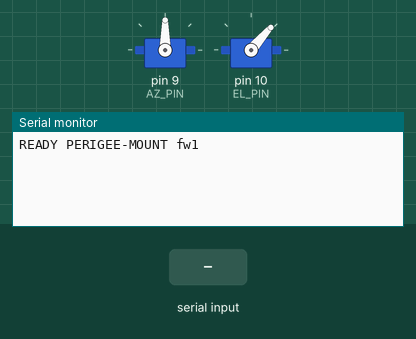
This sketch was run on a simulated Arduino Uno, built with avr-gcc and run on an emulated ATmega328P. Parts: 2 × servo, the last lines printed to the serial monitor. Inputs (shaded band) come from the test bench.

Above: at 1.2 s.
1.3 s: "PING,1\n" received over Serial
At 2.5 s:
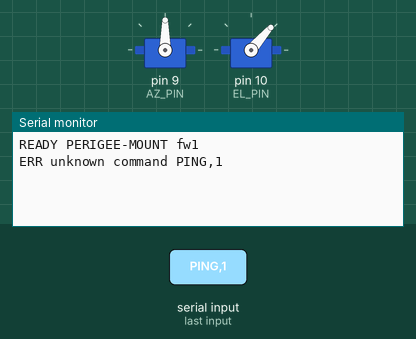
2.8 s: "ID,1\n" received over Serial
At 3.8 s:
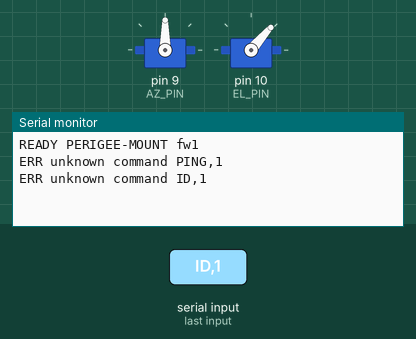
4.3 s: "GO,1\n" received over Serial
At 5.0 s:
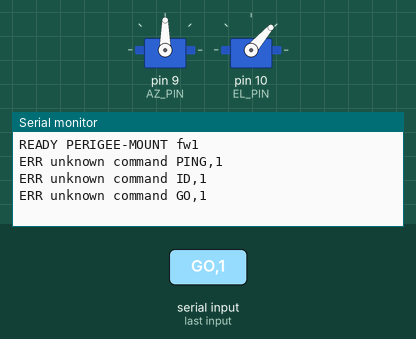

The sketch:

perigee_mount.ino
```cpp
/*
  PERIGEE mount firmware  (Arduino Uno on the rotating head)
  ------------------------------------------------------------
  Two goBILDA Stingray servo gearboxes in feedback mode:
    AZ  Stingray-4  3215-0001-0004   450 deg of travel   signal D9   feedback A0
    EL  Stingray-9  3215-0001-0009   200 deg of travel   signal D10  feedback A1
  plus an AS5600 magnetic encoder on the elevation axis (I2C, A4/A5) and the PC on the hardware serial
  (USB, or an HC-05 style Bluetooth SPP module on D0/D1 set to the same baud).

  Line protocol, ASCII, newline terminated, angles in mount-frame degrees (AZ 0..450, EL -5..185):
    PC -> mount                          mount -> PC
    PING                                 PONG
    ID                                   ID PERIGEE-MOUNT fw1 AZ 0-450 EL -5-185
    ?                                    one telemetry line
    GO az el                             OK GO az el        (ERR ... if out of range: clamped)
    AZ deg  /  EL deg                    OK AZ deg / OK EL deg
    STOP                                 OK STOP            (hold where the axes are now)
    PARK                                 OK PARK az el
    RATE az_dps el_dps                   OK RATE ...        (slew speed limits)
    TEL hz                               OK TEL hz          (telemetry rate, 0 = off)
    RAW AZ us  /  RAW EL us              OK RAW ...         (drive a raw pulse width: calibration only)
    telemetry:  T az_cmd el_cmd az_fb el_fb moving enc      az/el_fb from the feedback wires, enc = AS5600 raw
    on boot:    READY PERIGEE-MOUNT fw1

  The PC does all the sky geometry; this side only slews each axis toward its target at a limited rate
  so the servos never see a step. Positions are open loop (the pulse width IS the command on these
  servos); the feedback wires and the encoder are reported so the PC can watch the axes actually move.

  CALIBRATION (do once, with RAW and the telemetry):
    * PULSE_MIN/PULSE_MAX: pulse widths at the ends of travel for each gearbox (goBILDA: 500..2500 us
      covers the full programmed travel; adjust if the servo was programmed differently).
    * FB_MIN/FB_MAX: the analogRead() values on the feedback wire at those same ends (the wire gives a
      voltage proportional to position; measure both ends with RAW AZ 500 / RAW AZ 2500 and note enc/fb).
    * EL_OFFSET: mount elevation = gearbox angle - EL_OFFSET (5 -> the -5 deg end is at pulse min).
    * The PC's control.toml holds the one sky calibration (az_center_bearing_deg); nothing here.
*/
#include <Servo.h>
#include <Wire.h>

#define BAUD 115200
#define AZ_PIN 9
#define EL_PIN 10
#define AZ_FB_PIN A0
#define EL_FB_PIN A1

const float AZ_TRAVEL = 450.0;           // deg, Stingray-4
const float EL_TRAVEL = 200.0;           // deg, Stingray-9
const float EL_OFFSET = 5.0;             // mount el = gearbox angle - 5  (mount el range -5 .. 195, limited below)
const float EL_MIN = -5.0, EL_MAX = 185.0;
const int   AZ_PULSE_MIN = 500, AZ_PULSE_MAX = 2500;   // us at gearbox angle 0 and AZ_TRAVEL
const int   EL_PULSE_MIN = 500, EL_PULSE_MAX = 2500;   // us at gearbox angle 0 and EL_TRAVEL
const int   AZ_FB_MIN = 0, AZ_FB_MAX = 1023;           // analogRead at the two ends (measure and fill in)
const int   EL_FB_MIN = 0, EL_FB_MAX = 1023;
const float PARK_AZ = 225.0, PARK_EL = 45.0;
const unsigned long TICK_MS = 20;        // slew update period (50 Hz servo frame)

Servo az, el;
float azCmd = PARK_AZ, elCmd = PARK_EL;  // where the axes are being driven right now (ramped)
float azTgt = PARK_AZ, elTgt = PARK_EL;  // where they should end up
float azRate = 20.0, elRate = 15.0;      // deg/s
float telHz = 0.0;
bool  rawMode = false;                   // RAW takes over the pulse until the next GO/AZ/EL/STOP/PARK
unsigned long lastTick = 0, lastTel = 0;
char line[64]; uint8_t lineLen = 0;

int azPulse(float a) { return (int)(AZ_PULSE_MIN + (AZ_PULSE_MAX - AZ_PULSE_MIN) * constrain(a, 0.0, AZ_TRAVEL) / AZ_TRAVEL); }
int elPulse(float e) { float g = constrain(e + EL_OFFSET, 0.0, EL_TRAVEL); return (int)(EL_PULSE_MIN + (EL_PULSE_MAX - EL_PULSE_MIN) * g / EL_TRAVEL); }
float azFeedback() { return (float)(analogRead(AZ_FB_PIN) - AZ_FB_MIN) * AZ_TRAVEL / (float)(AZ_FB_MAX - AZ_FB_MIN); }
float elFeedback() { return (float)(analogRead(EL_FB_PIN) - EL_FB_MIN) * EL_TRAVEL / (float)(EL_FB_MAX - EL_FB_MIN) - EL_OFFSET; }

// AS5600 raw angle (0..4095), -1 when the chip does not answer
int as5600Raw() {
  Wire.beginTransmission(0x36); Wire.write(0x0C);
  if (Wire.endTransmission(false) != 0) return -1;
  if (Wire.requestFrom(0x36, 2) != 2) return -1;
  int hi = Wire.read(), lo = Wire.read();
  return ((hi & 0x0F) << 8) | lo;
}

void setTarget(float a, float e, bool report) {
  bool clamped = a < 0 || a > AZ_TRAVEL || e < EL_MIN || e > EL_MAX;
  azTgt = constrain(a, 0.0, AZ_TRAVEL); elTgt = constrain(e, EL_MIN, EL_MAX);
  rawMode = false;
  if (!report) return;
  if (clamped) { Serial.print(F("ERR out of range, clamped to ")); } else { Serial.print(F("OK GO ")); }
  Serial.print(azTgt, 2); Serial.print(' '); Serial.println(elTgt, 2);
}

void telemetry() {
  Serial.print(F("T ")); Serial.print(azCmd, 2); Serial.print(' '); Serial.print(elCmd, 2); Serial.print(' ');
  Serial.print(azFeedback(), 2); Serial.print(' '); Serial.print(elFeedback(), 2); Serial.print(' ');
  bool moving = fabs(azCmd - azTgt) > 0.01 || fabs(elCmd - elTgt) > 0.01;
  Serial.print(moving ? 1 : 0); Serial.print(' '); Serial.println(as5600Raw());
}

void handle(char* s) {
  // upper-case the verb, split off the numbers
  char* verb = strtok(s, " \t");
  if (!verb) return;
  for (char* p = verb; *p; ++p) *p = toupper(*p);
  char* a1 = strtok(NULL, " \t"); char* a2 = strtok(NULL, " \t");
  if (!strcmp(verb, "PING")) Serial.println(F("PONG"));
  else if (!strcmp(verb, "ID")) Serial.println(F("ID PERIGEE-MOUNT fw1 AZ 0-450 EL -5-185"));
  else if (!strcmp(verb, "?")) telemetry();
  else if (!strcmp(verb, "GO") && a1 && a2) setTarget(atof(a1), atof(a2), true);
  else if (!strcmp(verb, "AZ") && a1) { setTarget(atof(a1), elTgt, false); Serial.print(F("OK AZ ")); Serial.println(azTgt, 2); }
  else if (!strcmp(verb, "EL") && a1) { setTarget(azTgt, atof(a1), false); Serial.print(F("OK EL ")); Serial.println(elTgt, 2); }
  else if (!strcmp(verb, "STOP")) { azTgt = azCmd; elTgt = elCmd; rawMode = false; Serial.println(F("OK STOP")); }
  else if (!strcmp(verb, "PARK")) { setTarget(PARK_AZ, PARK_EL, false); Serial.print(F("OK PARK ")); Serial.print(PARK_AZ, 1); Serial.print(' '); Serial.println(PARK_EL, 1); }
  else if (!strcmp(verb, "RATE") && a1 && a2) { azRate = constrain(atof(a1), 0.1, 90.0); elRate = constrain(atof(a2), 0.1, 90.0); Serial.print(F("OK RATE ")); Serial.print(azRate, 1); Serial.print(' '); Serial.println(elRate, 1); }
  else if (!strcmp(verb, "TEL") && a1) { telHz = constrain(atof(a1), 0.0, 20.0); Serial.print(F("OK TEL ")); Serial.println(telHz, 1); }
  else if (!strcmp(verb, "RAW") && a1 && a2) {
    for (char* p = a1; *p; ++p) *p = toupper(*p);
    int us = constrain(atoi(a2), 400, 2600); rawMode = true;
    if (!strcmp(a1, "AZ")) { az.writeMicroseconds(us); Serial.print(F("OK RAW AZ ")); Serial.println(us); }
    else if (!strcmp(a1, "EL")) { el.writeMicroseconds(us); Serial.print(F("OK RAW EL ")); Serial.println(us); }
    else Serial.println(F("ERR RAW needs AZ or EL"));
  }
  else { Serial.print(F("ERR unknown command ")); Serial.println(verb); }
}

void setup() {
  Serial.begin(BAUD);
  Wire.begin();
  az.attach(AZ_PIN, 400, 2600); el.attach(EL_PIN, 400, 2600);
  az.writeMicroseconds(azPulse(azCmd)); el.writeMicroseconds(elPulse(elCmd));
  Serial.println(F("READY PERIGEE-MOUNT fw1"));
}

void loop() {
  // serial: assemble lines
  while (Serial.available()) {
    char c = Serial.read();
    if (c == '\n' || c == '\r') { if (lineLen) { line[lineLen] = 0; handle(line); lineLen = 0; } }
    else if (lineLen < sizeof(line) - 1) line[lineLen++] = c;
  }
  unsigned long now = millis();
  // slew: move each command toward its target at most rate*dt per tick, then write the pulse
  if (now - lastTick >= TICK_MS) {
    float dt = (now - lastTick) / 1000.0; lastTick = now;
    if (!rawMode) {
      float da = azTgt - azCmd, ma = azRate * dt; azCmd += constrain(da, -ma, ma);
      float de = elTgt - elCmd, me = elRate * dt; elCmd += constrain(de, -me, me);
      az.writeMicroseconds(azPulse(azCmd)); el.writeMicroseconds(elPulse(elCmd));
    }
  }
  if (telHz > 0 && now - lastTel >= (unsigned long)(1000.0 / telHz)) { lastTel = now; telemetry(); }
}
```

Measured:
- after the input at 1.3 s, the serial monitor: prints a new line at once (image 1)
- after the input at 2.8 s, the serial monitor: prints a new line at once (image 2)
- after the input at 4.3 s, the serial monitor: prints a new line at once (image 3)
